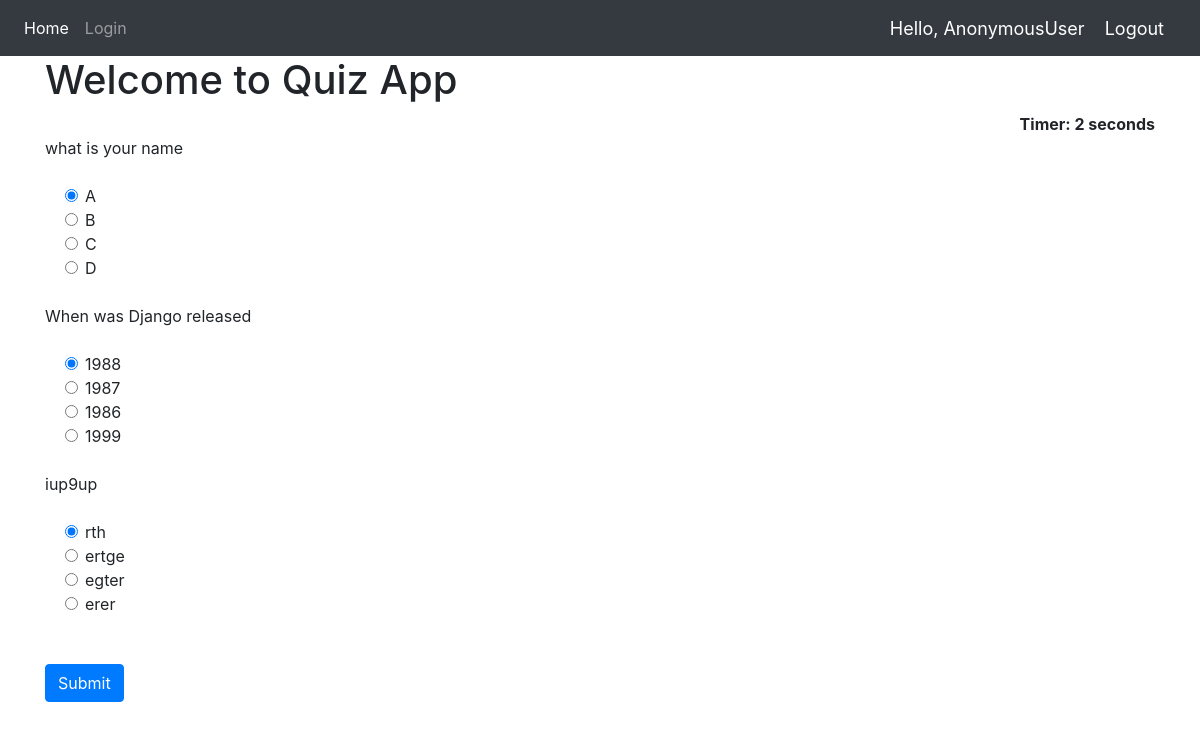
The page / on the database its author committed.
### app1/models.py (models this page shows, shortened)
class QuesModel(models.Model):
    question = models.CharField(max_length=200,null=True)
    op1 = models.CharField(max_length=200,null=True)
    op2 = models.CharField(max_length=200,null=True)
    op3 = models.CharField(max_length=200,null=True)
    op4 = models.CharField(max_length=200,null=True)
    ans = models.CharField(max_length=200,null=True)

### app1/views.py (the view)
# urls.py: 2. Add a URL to urlpatterns:  path('', views.home, name='home')
def home(request):
    if request.method == 'POST':
        print(request.POST)
        questions=QuesModel.objects.all()
        score=0
        wrong=0
        correct=0
        total=0
        for q in questions:
            total+=1
            print(request.POST.get(q.question))
            print(q.ans)
            print()
            if q.ans ==  request.POST.get(q.question):
                score+=10
                correct+=1
            else:
                wrong+=1
        percent = score/(total*10) *100
        context = {
            'score':score,
            'time': request.POST.get('timer'),
            'correct':correct,
            'wrong':wrong,
            'percent':percent,
            'total':total
        }
        return render(request,'app1/Result.html',context)
    else:
        questions=QuesModel.objects.all()
        context = {
            'questions':questions
        }
        return render(request,'app1/Home.html',context)

### app1/templates/app1/Home.html (shortened to what this page needs)
{% extends 'app1/dependencies.html' %}
{% block content %}
{% load static %}
<div class="container ">
<h1>Welcome to Quiz App</h1>
<div align="right " id="displaytimer"><b>Timer: 0 seconds</b></div>
 <form method='post' action=''>
    {% for q  in questions%}
    <div class="form-group">
      <label for="question">{{q.question}}</label>
    </div>
    <div class="form-check">
        <div class="form-check">
            <input class="form-check-input" type="radio" name="{{q.question}}" id="gridRadios1" value="option1" checked>
            <label class="form-check-label" for="gridRadios1">
                {{q.op1}}
            </label>
        </div>
        <div class="form-check">
            <input class="form-check-input" type="radio" name="{{q.question}}" id="gridRadios2" value="option2">
            <label class="form-check-label" for="gridRadios2">
                {{q.op2}}
            </label>
        </div>
        <div class="form-check">
            <input class="form-check-input" type="radio" name="{{q.question}}" id="gridRadios1" value="option3">
            <label class="form-check-label" for="gridRadios1">
                {{q.op3}}
            </label>
        </div>
        <div class="form-check">
            <input class="form-check-input" type="radio" name="{{q.question}}" id="gridRadios2" value="option4">
            <label class="form-check-label" for="gridRadios2">
                {{q.op4}}
            </label>
        </div>
        <br>
    </div>
    {% endfor %}
    <br>
    <button type="submit" class="btn btn-primary">Submit</button>
  </form>
</div>
{% endblock %}

### app1/templates/app1/dependencies.html (shortened to what this page needs)
{% load static %}
<html>
    <head>
        <link rel="stylesheet" href="https://stackpath.bootstrapcdn.com/bootstrap/4.5.0/css/bootstrap.min.css">
    </head>
    <body>
        {% include 'app1/Navbar.html' %}
        {% block content %}
        {% endblock %}
        <br>
    </body>
</html>

### app1/templates/app1/Navbar.html (shortened to what this page needs)
{% load static %}
<nav class="navbar navbar-expand-lg navbar-dark bg-dark">
  <div class="collapse navbar-collapse" id="navbarNav">
    <ul class="navbar-nav">
      <li class="nav-item active">
        <a class="nav-link" href="{% url 'home' %}">Home</a>
      </li>
      <li class="nav-item">
        <a class="nav-link" href="{% url 'login' %}">Login</a>
      </li>
    </ul>
  </div>
  <span class="greet">Hello, {{request.user}}</span>
  <span ><a  class="greet" href="{% url 'logout' %}">Logout</a></span>
</nav>

### app1/templates/app1/Navbar.html (style rules this page uses)
.greet { font-size: 18px; color: #fff; margin-right: 20px; }

### rows shown on the page
QuesModel: question "what is your name", op1 "A", op2 "B", op3 "C", op4 "D"
QuesModel: question "When was Django released", op1 "1988", op2 "1987", op3 "1986", op4 "1999"
QuesModel: question "iup9up", op1 "rth", op2 "ertge", op3 "egter", op4 "erer"

### other values the page prints
{{ request.user }} "AnonymousUser"
